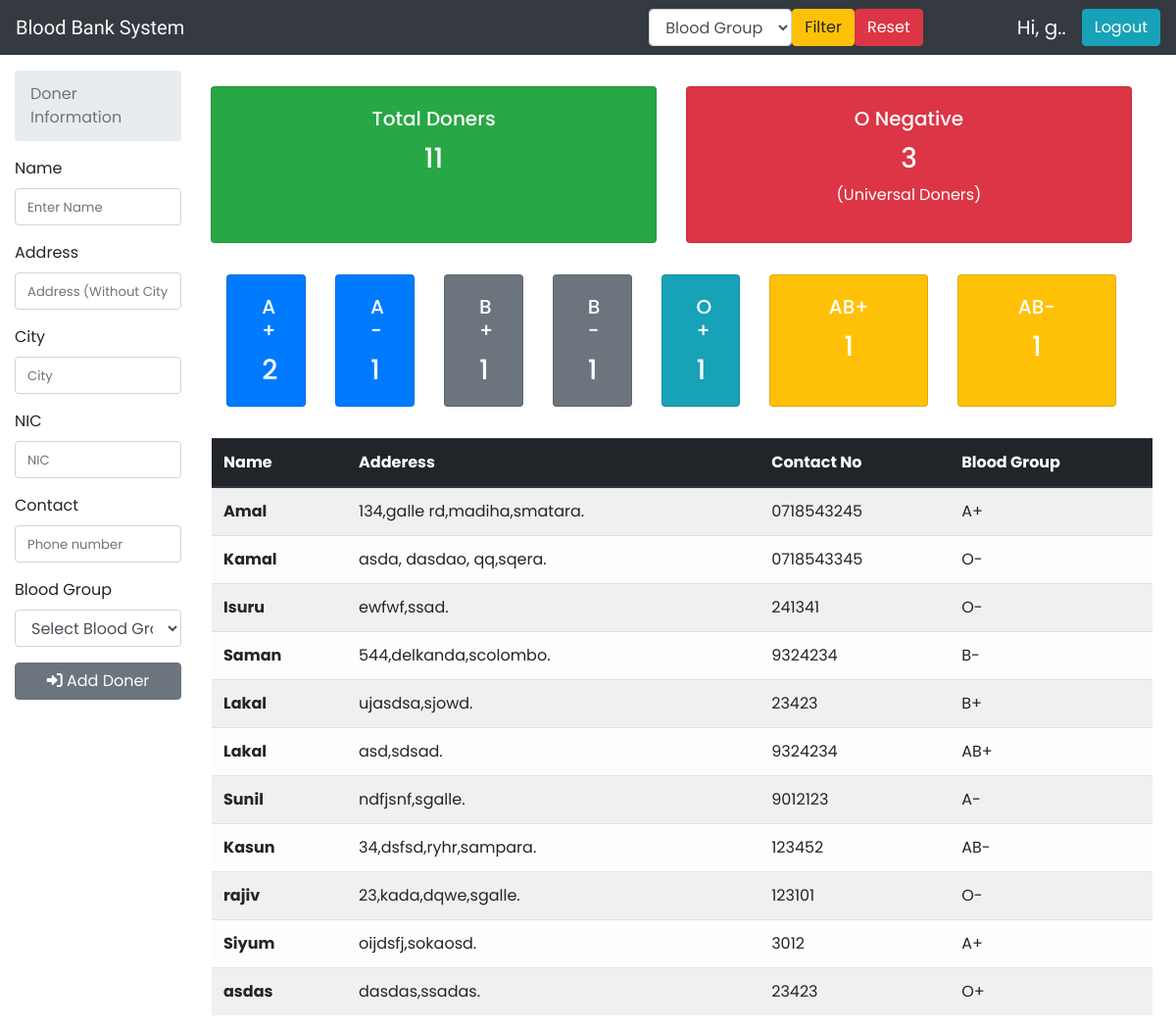
Screenshot of /home.php (signed in) with the database file from the repository.
### tables this page shows
CREATE TABLE IF NOT EXISTS `patient` (
  `id` int(11) NOT NULL AUTO_INCREMENT,
  `name` varchar(50) NOT NULL,
  `address` varchar(100) NOT NULL,
  `city` varchar(50) NOT NULL,
  `nic` varchar(12) NOT NULL,
  `contact` varchar(10) DEFAULT NULL,
  `b_group` varchar(5) NOT NULL,
  PRIMARY KEY (`id`),
  UNIQUE KEY `nic` (`nic`)
);

### home.php (the view, shortened to what this page needs)
<?php
    require_once('connection.php');
?>
<!doctype html>
<html lang="en">
<head>
    <link rel="stylesheet" href="https://maxcdn.bootstrapcdn.com/bootstrap/4.0.0/css/bootstrap.min.css">
    <link rel="stylesheet" href="style.css">
    <link rel="stylesheet" href="https://cdnjs.cloudflare.com/ajax/libs/font-awesome/6.0.0-beta3/css/all.min.css" />
</head>
<body>
    <nav class="navbar navbar-dark bg-dark justify-content-between">
        <a class="navbar-brand text-light" id="nv-txt">Blood Bank System</a>
        <form class="form-inline" method="post" id="filter-fm">
            <div class=" align-self-center">
                <select class="form-control" name="filter_b_grp" >
                    <option disabled selected>Blood Group</option>
                </select>
            </div>
            <button type="submit" name="search-btn" class="btn btn-warning">Filter</button>
            <button type="submit" name="reset-search-btn" class="btn btn-danger mr-5">Reset</button>
            <a class="navbar-brand text-light ml-5" id="">Hi, <?php echo $_SESSION["login_user"];?>..</a>
            <button type="submit" name="logout-btn" class="btn btn-info">Logout</button>
        </form>
    </nav>
    <div class="container-fluid">
        <div class="row mt-3">
            <div class="col-md-2">
                <nav aria-label="breadcrumb">
                    <ol class="breadcrumb">
                        <li class="breadcrumb-item active" aria-current="page">Doner Information</li>
                    </ol>
                </nav>
                <form method="post" id="detail-fm">
                    <div class="form-group">
                        <label>Name</label>
                        <input type="text" class="form-control" name="name" placeholder="Enter Name ">
                    </div>
                    <div class="form-group">
                        <label>Address</label>
                        <input type="text" class="form-control" name="address" placeholder="Address (Without City) ">
                    </div>
                    <div class="form-group">
                        <label>City</label>
                        <input type="text" class="form-control" name="city" placeholder="City ">
                    </div>
                    <div class="form-group">
                        <label>NIC</label>
                        <input type="text" class="form-control" name="nic" placeholder="NIC ">
                    </div>
                    <div class="form-group">
                        <label>Contact</label>
                        <input type="text" class="form-control" name="contact" placeholder="Phone number ">
                    </div>
                    <div class="form-group">
                        <label>Blood Group</label>
                        <select class="form-control" name="b_grp">
                            <option disabled selected>Select Blood Group</option>
                        </select>
                    </div>
                    <button type="submit" class="btn btn-secondary btn-block" name="add_donor"><i class="fas fa-sign-in-alt"></i> Add Doner </button>
                </form>
            </div>
            <div class="col-md-10">
                <div class="row">
                    <div class="card-deck justify-content-center col-md-12 pt-3">
                            <div class="card col-md-6 flex-fill text-white bg-success mb-3 text-center">
                                <div class="card-body">
                                    <h5 class="card-title">Total Doners </h5>
                                    <h3 class="card-text">
                                        <?php
                                            $readTable = "SELECT COUNT(id) AS patent_count FROM patient";
                                            $readData = $conn->query($readTable);
                                            $row = $readData->fetch_assoc();
                                            echo ($row["patent_count"]);
                                        ?>
                                    </h3>
                                </div>
                            </div>
                            <div class="card col-md-6 flex-fill text-white bg-danger mb-3 text-center">
                                <div class="card-body">
                                    <h5 class="card-title">O Negative </h5>
                                    <h3 class="card-text">
                                    <?php
                                        $readTable = "SELECT COUNT(id) AS patent_count FROM patient WHERE b_group = 'O-'";
                                        $readData = $conn->query($readTable);
                                        $row = $readData->fetch_assoc();
                                        echo ($row["patent_count"]);
                                    ?>
                                    </h3>
                                    <p>(Universal Doners)</p>
                                </div>
                            </div>
                    </div>
                </div>
                <div class="row">
                    <div class="card-deck justify-content-center col-md-12 pt-3">
                    <div class="card col-md-1 flex-fill text-white bg-primary mb-3 text-center">
                                <div class="card-body">
                                    <h5 class="card-title">A+ </h5>
                                    <h3 class="card-text">
                                    <?php
                                        $sql = "SELECT COUNT(id) AS patent_count FROM patient WHERE b_group = 'A+'";
                                        $read_data = $conn->query($sql);
                                        $row = $read_data->fetch_assoc();
                                        echo ($row["patent_count"]);
                                    ?>
                                    </h3>
                                </div>
                            </div>
                            <div class="card col-md-1 flex-fill text-white bg-primary mb-3 text-center">
                                <div class="card-body">
                                    <h5 class="card-title">A- </h5>
                                    <h3 class="card-text">
                                    <?php
                                        $sql = "SELECT COUNT(id) AS patent_count FROM patient WHERE b_group = 'A-'";
                                        $read_data = $conn->query($sql);
                                        $row = $read_data->fetch_assoc();
                                        echo ($row["patent_count"]);
                                    ?>
                                    </h3>
                                </div>
                            </div>
                            <div class="card col-md-1 flex-fill text-white bg-secondary mb-3 text-center">
                                <div class="card-body">
                                    <h5 class="card-title">B+ </h5>
                                    <h3 class="card-text">
                                    <?php
                                        $sql = "SELECT COUNT(id) AS patent_count FROM patient WHERE b_group = 'B+'";
                                        $read_data = $conn->query($sql);
                                        $row = $read_data->fetch_assoc();
                                        echo ($row["patent_count"]);
                                    ?>
                                    </h3>
                                </div>
                            </div>
                            <div class="card col-md-1 flex-fill text-white bg-secondary mb-3 text-center">
                                <div class="card-body">
                                    <h5 class="card-title">B- </h5>
                                    <h3 class="card-text">
                                    <?php
                                        $sql = "SELECT COUNT(id) AS patent_count FROM patient WHERE b_group = 'B-'";
                                        $read_data = $conn->query($sql);
                                        $row = $read_data->fetch_assoc();
                                        echo ($row["patent_count"]);
                                    ?>
                                    </h3>
                                </div>
                            </div>
                            <div class="card col-md-1 flex-fill text-white bg-info mb-3 text-center">
                                <div class="card-body">
                                    <h5 class="card-title">O+ </h5>
                                    <h3 class="card-text">
                                    <?php
                                        $sql = "SELECT COUNT(id) AS patent_count FROM patient WHERE b_group = 'O+'";
                                        $read_data = $conn->query($sql);
                                        $row = $read_data->fetch_assoc();
                                        echo ($row["patent_count"]);
                                    ?>
                                    </h3>
                                </div>
                            </div>
                            <div class="card col-md-2 flex-fill text-white bg-warning mb-3 text-center">
                                <div class="card-body">
                                    <h5 class="card-title">AB+ </h5>
                                    <h3 class="card-text">
                                    <?php
                                        $sql = "SELECT COUNT(id) AS patent_count FROM patient WHERE b_group = 'AB+'";
                                        $read_data = $conn->query($sql);
                                        $row = $read_data->fetch_assoc();
                                        echo ($row["patent_count"]);
                                    ?>
                                    </h3>
                                </div>
                            </div>
                            <div class="card col-md-2 flex-fill text-white bg-warning mb-3 text-center">
                                <div class="card-body">
                                    <h5 class="card-title">AB- </h5>
                                    <h3 class="card-text">
                                    <?php
                                        $sql = "SELECT COUNT(id) AS patent_count FROM patient WHERE b_group = 'AB-'";
                                        $read_data = $conn->query($sql);
                                        $row = $read_data->fetch_assoc();
                                        echo ($row["patent_count"]);
                                    ?>
                                    </h3>
                                </div>
                            </div>
                    </div>
                </div>
                <div class="row">
                        <?php
                        $readTable = "SELECT * FROM patient";
                        $readData = $conn->query($readTable);
                        if ($readData->num_rows > 0){
                            echo"
                            <table class='table ml-3 mr-4 mt-3 table-striped table-responsive-sm table-light'>
                                <thead class='thead-dark'>
                                    <tr>
                                        <th scope='col'>Name</th>
                                        <th scope='col'>Adderess</th>
                                        <th scope='col'>Contact No</th>
                                        <th scope='col'>Blood Group</th>
                                    </tr>
                                </thead>
                                <tbody>
                            ";
                            if (isset($_POST['search-btn'])) {
                                $find_b_grp=$_POST['filter_b_grp'];
                                $filterTable = "SELECT * FROM patient WHERE b_group ='" . "" . trim($find_b_grp) ."'";
                                $filterData = $conn->query($filterTable);
                                if ($filterData->num_rows > 0){
                                    while($filtered_row = $filterData->fetch_assoc()){
                                        echo "
                                        <tr>
                                            <th scope='row'>{$filtered_row['name']}</th>
                                            <td>{$filtered_row['address']},s{$filtered_row['city']}.</td>
                                            <td>{$filtered_row['contact']}</td>
                                            <td>{$filtered_row['b_group']}</td>
                                        </tr>
                                        ";
                                    }
                                }
                            } else{
                                while($row = $readData->fetch_assoc()){
                                    echo "
                                    <tr>
                                        <th scope='row'>{$row['name']}</th>
                                        <td>{$row['address']},s{$row['city']}.</td>
                                        <td>{$row['contact']}</td>
                                        <td>{$row['b_group']}</td>
                                    </tr>
                                    ";
                                }
                            }
                        }
                        ?>
                </div>
            </div>
        </div>
    </div>
</body>
</html>

### style.css (style rules this page uses)
body { font-family: 'Poppins', sans-serif; overflow-x: hidden; margin: 0%; padding: 0%; }
#nv-txt { font-family: "Coustard", sans-serif; }
input, input::-webkit-input-placeholder { font-size: 1.1vw; }

### rows the page displays
patient: name "Amal", address "134,galle rd,madiha", city "matara", contact "0718543245", b_group "A+"
patient: name "Kamal", address "asda, dasdao, qq", city "qera", contact "0718543345", b_group "O-"
patient: name "Isuru", address "ewfwf", city "sad", contact "241341", b_group "O-"
patient: name "Saman", address "544,delkanda", city "colombo", contact "9324234", b_group "B-"
patient: name "Lakal", address "ujasdsa", city "jowd", contact "23423", b_group "B+"
patient: name "Lakal", address "asd", city "dsad", contact "9324234", b_group "AB+"
patient: name "Sunil", address "ndfjsnf", city "galle", contact "9012123", b_group "A-"
patient: name "Kasun", address "34,dsfsd,ryhr", city "ampara", contact "123452", b_group "AB-"
patient: name "rajiv", address "23,kada,dqwe", city "galle", contact "123101", b_group "O-"
patient: name "Siyum", address "oijdsfj", city "okaosd", contact "3012", b_group "A+"
patient: name "asdas", address "dasdas", city "sadas", contact "23423", b_group "O+"

### other values shown
$_SESSION["login_user"] "g"
$row["patent_count"] "11"
$row["patent_count"] "3"
$row["patent_count"] "2"
$row["patent_count"] "1"
